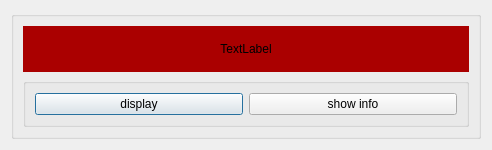
<?xml version="1.0" encoding="UTF-8"?>
<ui version="4.0">
 <class>pwsCell</class>
 <widget class="QDialog" name="pwsCell">
  <property name="geometry">
   <rect>
    <x>0</x>
    <y>0</y>
    <width>492</width>
    <height>150</height>
   </rect>
  </property>
  <property name="maximumSize">
   <size>
    <width>16777215</width>
    <height>150</height>
   </size>
  </property>
  <property name="windowTitle">
   <string>Dialog</string>
  </property>
  <layout class="QVBoxLayout" name="verticalLayout">
   <item>
    <widget class="QGroupBox" name="groupBox">
     <property name="title">
      <string/>
     </property>
     <layout class="QVBoxLayout" name="verticalLayout_2">
      <item>
       <widget class="QLabel" name="label">
        <property name="styleSheet">
         <string notr="true">background-color: rgb(170, 0, 0);</string>
        </property>
        <property name="text">
         <string>&lt;html&gt;&lt;head/&gt;&lt;body&gt;&lt;p align=&quot;center&quot;&gt;TextLabel&lt;/p&gt;&lt;/body&gt;&lt;/html&gt;</string>
        </property>
       </widget>
      </item>
      <item>
       <widget class="QGroupBox" name="groupBox_2">
        <property name="title">
         <string/>
        </property>
        <layout class="QHBoxLayout" name="horizontalLayout">
         <item>
          <widget class="QPushButton" name="displayImage">
           <property name="text">
            <string>display</string>
           </property>
          </widget>
         </item>
         <item>
          <widget class="QPushButton" name="showInfo">
           <property name="text">
            <string>show info</string>
           </property>
          </widget>
         </item>
        </layout>
       </widget>
      </item>
     </layout>
    </widget>
   </item>
  </layout>
 </widget>
 <resources/>
 <connections/>
</ui>
